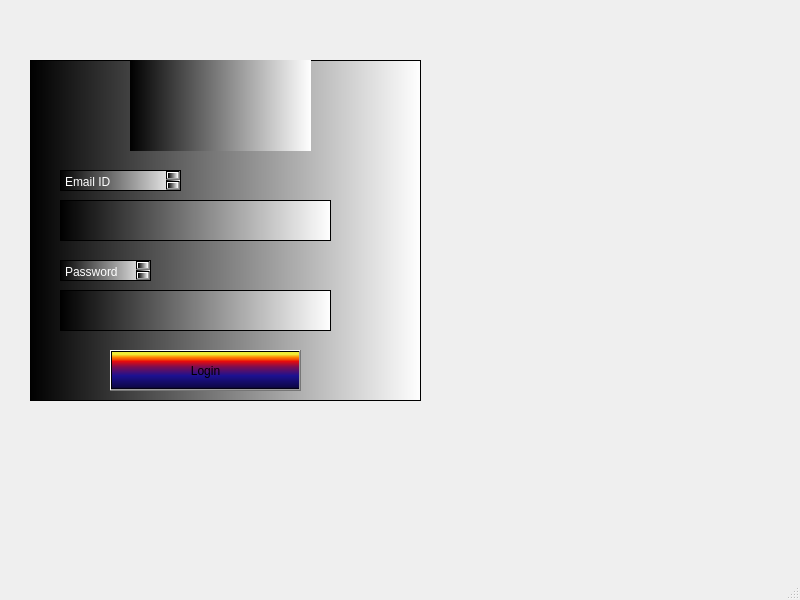
<?xml version="1.0" encoding="UTF-8"?>
<ui version="4.0">
 <class>txtEmail</class>
 <widget class="QMainWindow" name="txtEmail">
  <property name="geometry">
   <rect>
    <x>0</x>
    <y>0</y>
    <width>800</width>
    <height>600</height>
   </rect>
  </property>
  <property name="cursor">
   <cursorShape>ArrowCursor</cursorShape>
  </property>
  <property name="windowTitle">
   <string>MainWindow</string>
  </property>
  <widget class="QWidget" name="centralwidget">
   <widget class="QFrame" name="frame">
    <property name="geometry">
     <rect>
      <x>30</x>
      <y>60</y>
      <width>391</width>
      <height>341</height>
     </rect>
    </property>
    <property name="styleSheet">
     <string notr="true"> 
background-color: qlineargradient(spread:pad, x1:0, y1:0, x2:1, y2:0, stop:0 rgba(0, 0, 0, 255), stop:1 rgba(255, 255, 255, 255));</string>
    </property>
    <property name="frameShape">
     <enum>QFrame::StyledPanel</enum>
    </property>
    <property name="frameShadow">
     <enum>QFrame::Raised</enum>
    </property>
    <widget class="QTextBrowser" name="password">
     <property name="geometry">
      <rect>
       <x>30</x>
       <y>200</y>
       <width>91</width>
       <height>21</height>
      </rect>
     </property>
     <property name="html">
      <string>&lt;!DOCTYPE HTML PUBLIC &quot;-//W3C//DTD HTML 4.0//EN&quot; &quot;http://www.w3.org/TR/REC-html40/strict.dtd&quot;&gt;
&lt;html&gt;&lt;head&gt;&lt;meta name=&quot;qrichtext&quot; content=&quot;1&quot; /&gt;&lt;meta charset=&quot;utf-8&quot; /&gt;&lt;style type=&quot;text/css&quot;&gt;
p, li { white-space: pre-wrap; }
hr { height: 1px; border-width: 0; }
li.unchecked::marker { content: &quot;\2610&quot;; }
li.checked::marker { content: &quot;\2612&quot;; }
&lt;/style&gt;&lt;/head&gt;&lt;body style=&quot; font-family:'Segoe UI'; font-size:9pt; font-weight:400; font-style:normal;&quot;&gt;
&lt;p style=&quot; margin-top:0px; margin-bottom:0px; margin-left:0px; margin-right:0px; -qt-block-indent:0; text-indent:0px;&quot;&gt;&lt;span style=&quot; color:#ffffff;&quot;&gt;Password&lt;/span&gt;&lt;/p&gt;&lt;/body&gt;&lt;/html&gt;</string>
     </property>
    </widget>
    <widget class="QTextBrowser" name="txt_password">
     <property name="geometry">
      <rect>
       <x>30</x>
       <y>230</y>
       <width>271</width>
       <height>41</height>
      </rect>
     </property>
    </widget>
    <widget class="QTextBrowser" name="email_txt">
     <property name="geometry">
      <rect>
       <x>30</x>
       <y>140</y>
       <width>271</width>
       <height>41</height>
      </rect>
     </property>
     <property name="styleSheet">
      <string notr="true">alternate-background-color: rgb(255, 255, 0);
border-bottom-color: rgb(255, 255, 255);</string>
     </property>
    </widget>
    <widget class="QTextBrowser" name="Email">
     <property name="geometry">
      <rect>
       <x>30</x>
       <y>110</y>
       <width>121</width>
       <height>21</height>
      </rect>
     </property>
     <property name="styleSheet">
      <string notr="true">selection-background-color: rgb(255, 255, 255);</string>
     </property>
     <property name="html">
      <string>&lt;!DOCTYPE HTML PUBLIC &quot;-//W3C//DTD HTML 4.0//EN&quot; &quot;http://www.w3.org/TR/REC-html40/strict.dtd&quot;&gt;
&lt;html&gt;&lt;head&gt;&lt;meta name=&quot;qrichtext&quot; content=&quot;1&quot; /&gt;&lt;meta charset=&quot;utf-8&quot; /&gt;&lt;style type=&quot;text/css&quot;&gt;
p, li { white-space: pre-wrap; }
hr { height: 1px; border-width: 0; }
li.unchecked::marker { content: &quot;\2610&quot;; }
li.checked::marker { content: &quot;\2612&quot;; }
&lt;/style&gt;&lt;/head&gt;&lt;body style=&quot; font-family:'Segoe UI'; font-size:9pt; font-weight:400; font-style:normal;&quot;&gt;
&lt;p style=&quot; margin-top:0px; margin-bottom:0px; margin-left:0px; margin-right:0px; -qt-block-indent:0; text-indent:0px;&quot;&gt;&lt;span style=&quot; color:#ffffff;&quot;&gt;Email ID&lt;/span&gt;&lt;/p&gt;&lt;/body&gt;&lt;/html&gt;</string>
     </property>
    </widget>
    <widget class="QPushButton" name="btn_login">
     <property name="geometry">
      <rect>
       <x>80</x>
       <y>290</y>
       <width>191</width>
       <height>41</height>
      </rect>
     </property>
     <property name="styleSheet">
      <string notr="true">background-color: qlineargradient(spread:pad, x1:0, y1:1, x2:0, y2:0, stop:0 rgba(0, 0, 0, 255), stop:0.05 rgba(14, 8, 73, 255), stop:0.36 rgba(28, 17, 145, 255), stop:0.6 rgba(126, 14, 81, 255), stop:0.75 rgba(234, 11, 11, 255), stop:0.79 rgba(244, 70, 5, 255), stop:0.86 rgba(255, 136, 0, 255), stop:0.935 rgba(239, 236, 55, 255));
font: 600 9pt &quot;Segoe UI Variable Text Semibold&quot;;</string>
     </property>
     <property name="text">
      <string>Login</string>
     </property>
    </widget>
    <widget class="QLabel" name="photo1">
     <property name="geometry">
      <rect>
       <x>100</x>
       <y>0</y>
       <width>181</width>
       <height>91</height>
      </rect>
     </property>
     <property name="text">
      <string/>
     </property>
     <property name="pixmap">
      <pixmap>../../Downloads/user-2160923_1280.png</pixmap>
     </property>
     <property name="scaledContents">
      <bool>true</bool>
     </property>
    </widget>
   </widget>
  </widget>
  <widget class="QMenuBar" name="menubar">
   <property name="geometry">
    <rect>
     <x>0</x>
     <y>0</y>
     <width>800</width>
     <height>22</height>
    </rect>
   </property>
  </widget>
  <widget class="QStatusBar" name="statusbar"/>
 </widget>
 <resources/>
 <connections/>
</ui>
